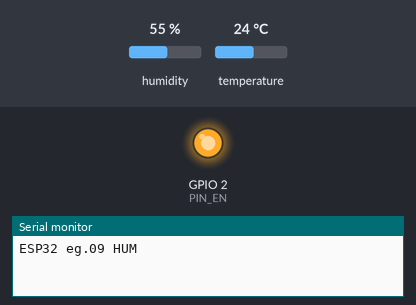
The sketch below on a simulated ESP32. Shown: output pins drawn as LEDs (lit = HIGH), the last lines printed to the serial monitor. Wiring (inferred from the names in the program): SHT3x sensor at I2C address 0x45. The test bench sets the inputs (shaded band); at power-on: humidity 55 %, temperature 24 °C. WiFi joins after 1.5 s; servers stay silent unless stated. At 1.7 s the program puts the board to deep sleep or switches it off; the recording ends there.

Above: at 0.1 s.
At 1.64 s:
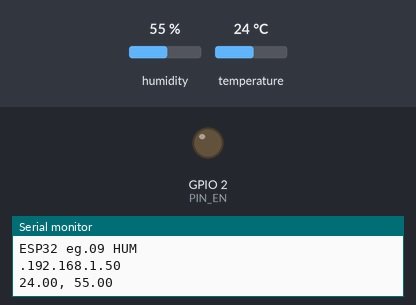
Timing chart, 0 to 1.7 s (numbered marks = the images above):
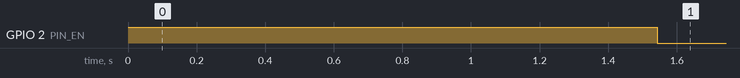

Measured:
- by itself, GPIO 2 (PIN_EN): HIGH → LOW at 1.5 s

The sketch:

example41_hum_sht31.ino
```cpp
// (licence header left out)
#include <WiFi.h>                           // ESP32用WiFiライブラリ
#include <WiFiUdp.h>                        // UDP通信を行うライブラリ
#include "esp_sleep.h"                      // ESP32用Deep Sleep ライブラリ
#define PIN_EN 2                            // GPIO 2(24番ピン)をセンサの電源に
#define SSID "1234ABCD"                     // 無線LANアクセスポイントのSSID
#define PASS "password"                     // パスワード
#define SENDTO "192.168.0.255"              // 送信先のIPアドレス
#define PORT 1024                           // 送信のポート番号
#define SLEEP_P 29*60*1000000ul             // スリープ時間 29分(uint32_t)
#define DEVICE "humid_1,"                   // デバイス名(5文字+"_"+番号+",")

void setup(){                               // 起動時に一度だけ実行する関数
    int waiting=0;                          // アクセスポイント接続待ち用
    pinMode(PIN_EN,OUTPUT);                 // センサ用の電源を出力に
    digitalWrite(PIN_EN,HIGH);              // センサ用の電源をONに
    shtSetup();                             // 湿度センサの初期化
    Serial.begin(115200);                   // 動作確認のためのシリアル出力開始
    Serial.println("ESP32 eg.09 HUM");      // 「Example 09」をシリアル出力表示
    WiFi.mode(WIFI_STA);                    // 無線LANをSTAモードに設定
    WiFi.begin(SSID,PASS);                  // 無線LANアクセスポイントへ接続
    while(WiFi.status() != WL_CONNECTED){   // 接続に成功するまで待つ
        delay(100);                         // 待ち時間処理
        waiting++;                          // 待ち時間カウンタを1加算する
        if(waiting%10==0)Serial.print('.'); // 進捗表示
        if(waiting > 300) sleep();          // 300回(30秒)を過ぎたらスリープ
    }
    Serial.println(WiFi.localIP());         // 本機のIPアドレスをシリアル出力
}

void loop(){
    WiFiUDP udp;                            // UDP通信用のインスタンスを定義
    float temp,hum;                         // センサ用の浮動小数点数型変数

    temp=getTemp();                         // 温度を取得して変数tempに代入
    hum =getHum();                          // 湿度を取得して変数humに代入
    if( temp>-100. && hum>=0.){             // 適切な値の時
        udp.beginPacket(SENDTO, PORT);      // UDP送信先を設定
        udp.print(DEVICE);                  // デバイス名を送信
        udp.print(temp,1);                  // 変数tempの値を送信
        Serial.print(temp,2);               // シリアル出力表示
        udp.print(", ");                    // 「,」カンマを送信
        Serial.print(", ");                 // シリアル出力表示
        udp.println(hum,1);                 // 変数humの値を送信
        Serial.println(hum,2);              // シリアル出力表示
        udp.endPacket();                    // UDP送信の終了(実際に送信する)
    }
    sleep();
}

void sleep(){
    digitalWrite(PIN_EN,LOW);               // センサ用の電源をOFFに
    delay(200);                             // 送信待ち時間
    esp_deep_sleep(SLEEP_P);                // Deep Sleepモードへ移行
}
```

i2c_sht31.ino
```cpp
// (licence header left out)
#include <Wire.h>
#define I2C_sht 0x45            // SHT31 の I2C アドレス

float _i2c_sht31_hum;

float getTemp(){
    int temp,hum;
    _i2c_sht31_hum=-999.;
    Wire.beginTransmission(I2C_sht);
    Wire.write(0x2C);
    Wire.write(0x06);
    delay(18);                  // 15ms以上
    if( Wire.endTransmission() == 0){
        Wire.requestFrom(I2C_sht,6);
        if(Wire.available()==0) return -999.;
        temp = Wire.read();
        temp <<= 8;
        if(Wire.available()==0) return -999.;
        temp += Wire.read();
        if(Wire.available()==0) return -999.;
        Wire.read();
        if(Wire.available()==0) return -999.;
        hum = Wire.read();
        hum <<= 8;
        if(Wire.available()==0) return -999.;
        hum += Wire.read();
        if(Wire.available()==0) return -999.;
        Wire.read();
        _i2c_sht31_hum = (float)hum / 65535. * 100.;
        return (float)temp / 65535. * 175. - 45.;
    }else return -999.;
}

float getHum(){
    return _i2c_sht31_hum;
}

void shtSetup(){
    delay(2);                   // 1ms以上
    Wire.begin();               // I2Cインタフェースの使用を開始
    delay(18);                  // 15ms以上
}
```
